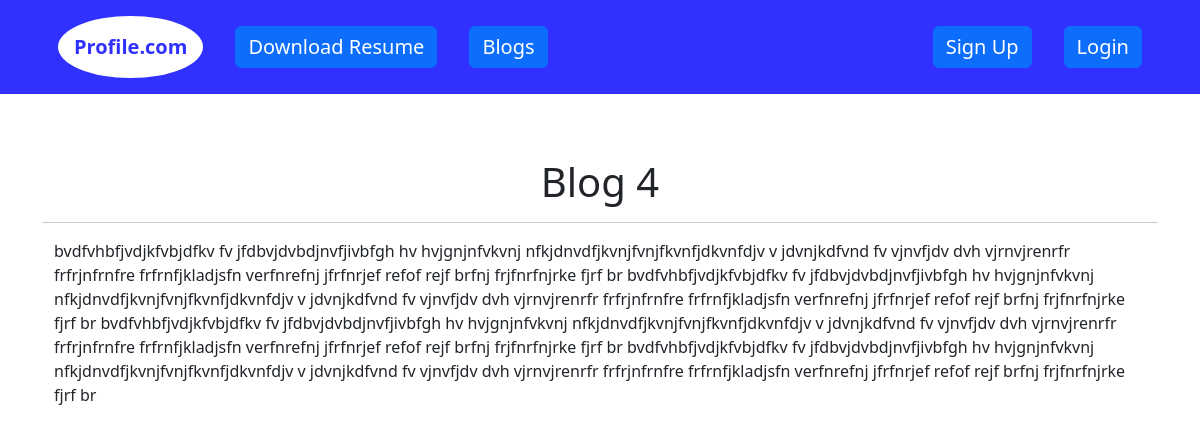
Page /Blog/4/ on the committed database.
### Blog/models.py (models this page shows, shortened)
class blog(models.Model):
    title = models.CharField(max_length=300)
    description = models.TextField()
    date = models.DateField()

### Blog/views.py (the view)
# urls.py: path('<int:blog_id>/',views.blogDetail,name='blogDetail')
def blogDetail(request,blog_id):
    blogd = get_object_or_404(blog,pk=blog_id)
    return render(request, 'Blog/blogDetail.html',{"blog":blogd})

### Blog/templates/Blog/blogDetail.html (shortened to what this page needs)
{% extends "Portfolio/base.html" %}
{% block content %}
<link href="https://cdn.jsdelivr.net/npm/bootstrap@5.2.0/dist/css/bootstrap.min.css" rel="stylesheet">
<link rel="stylesheet" href="https://cdn.jsdelivr.net/npm/bootstrap@5.2.0/dist/css/bootstrap.rtl.min.css">
<div class="text-center"><p style="text-size:30rem"><h1>{{blog.title}}</h1></p></div>
<hr/>
<div class="container">
    <p>{{blog.description}}</p>
</div>
{% endblock %}

### rows in the picture
blog: title "Blog 4", description "bvdfvhbfjvdjkfvbjdfkv fv jfdbvjdvbdjnvfjivbfgh hv hvjgnjnfvkvnj nfkjdnvdfjkvnjfvnjfkvnfjdkvnfdjv v jdvnjkdfvnd fv vjnvfjdv dvh vjrnvjrenrfr frfrjnfrnfre frfrnfjkladjsfn verfnrefnj jfrfnrjef refof rejf brfnj frjfnrfnjrke fjrf br bvdfvhbfjvdjkfvbjdfkv fv jfdbvjdvbdjnvfjivbfgh hv hvjgnjnfvkvnj nfkjdnvdfjkvnjfvnjfkvnfjdkvnfdjv v jdvnjkdfvnd fv vjnvfjdv dvh vjrnvjrenrfr frfrjnfrnfre frfrnfjkladjsfn verfnrefnj jfrfnrjef refof rejf brfnj frjfnrfnjrke fjrf br bvdfvhbfjvdjkfvbjdfkv fv jfdbvjdvbdjnvfjivbfgh hv hvjgnjnfvkvnj nfkjdnvdfjkvnjfvnjfkvnfjdkvnfdjv v jdvnjkdfvnd fv vjnvfjdv dvh vjrnvjrenrfr frfrjnfrnfre frfrnfjkladjsfn verfnrefnj jfrfnrjef refof rejf brfnj frjfnrfnjrke fjrf br…"
